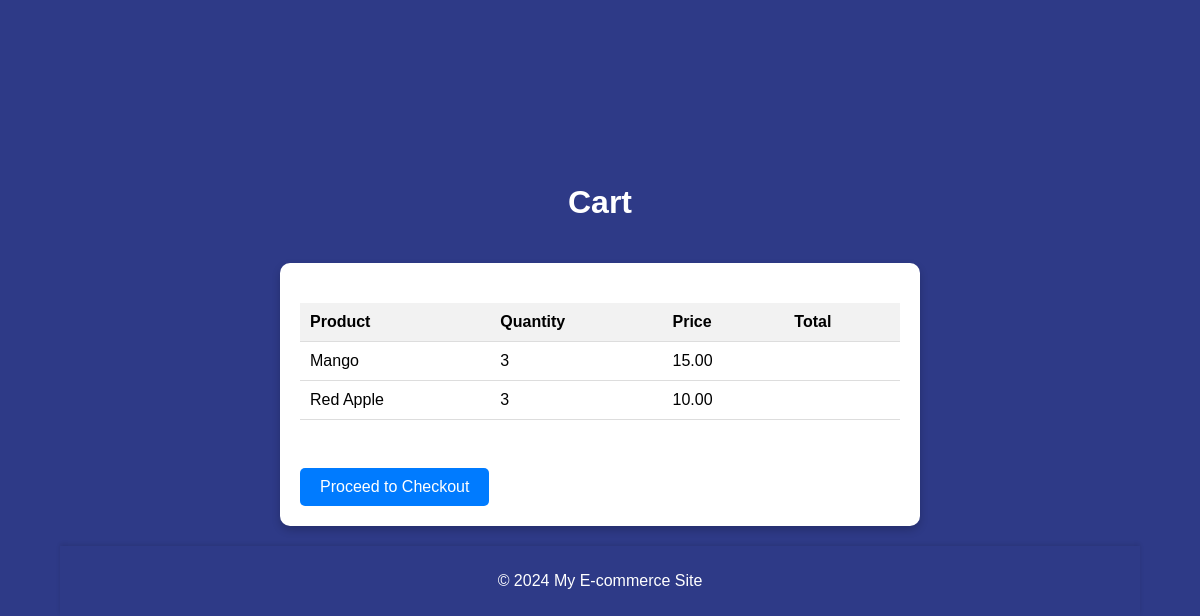
Before: /Myecommerce/cart/ (signed in) with the older database file.
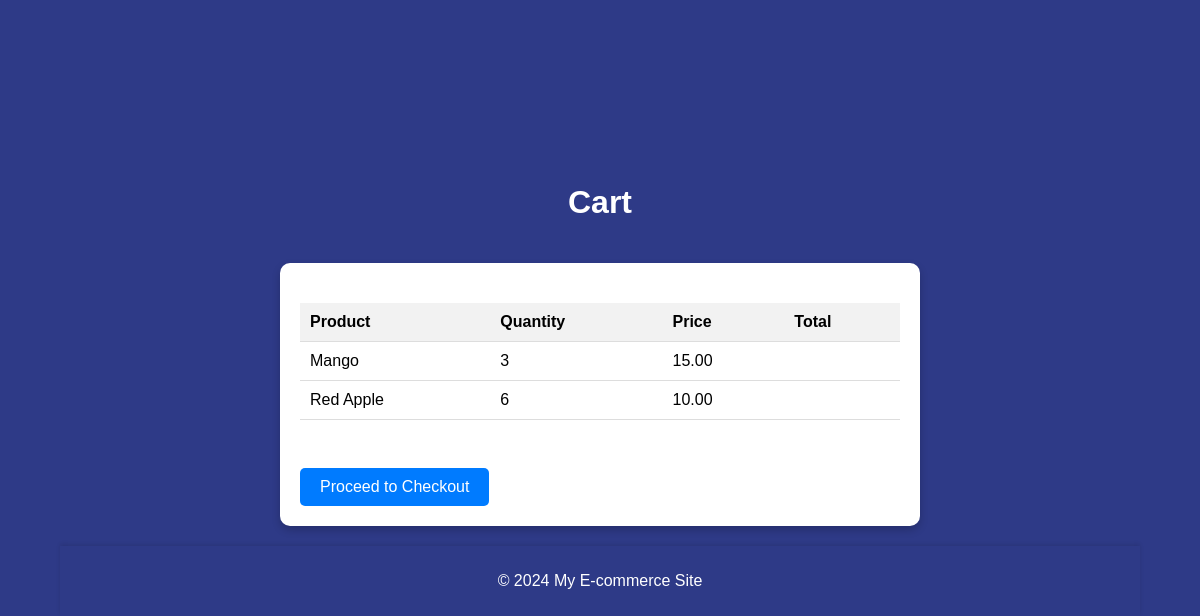
After: the same page with the newer database file.
### Myecommerce/models.py (models this page shows, shortened)
class Cart(models.Model):
    user = models.ForeignKey(User, on_delete=models.CASCADE)
    product = models.ForeignKey(Product, on_delete=models.CASCADE)
    quantity = models.PositiveIntegerField(default=1)

class Product(models.Model):
    name = models.CharField(max_length=255)
    description = models.TextField()
    price = models.DecimalField(max_digits=10, decimal_places=2)
    category = models.ForeignKey('Category', on_delete=models.CASCADE)
    stock = models.PositiveIntegerField(default=0)
    image = models.ImageField(upload_to='products/', blank=True, null=True)

### Myecommerce/views.py (the view)
# urls.py: path('cart/', views.cart, name='cart'),
@login_required
def cart(request):
    cart_items = Cart.objects.filter(user=request.user)
    total = sum(item.product.price * item.quantity for item in cart_items)
    return render(request, 'Myecommerce/cart.html', {'cart_items': cart_items, 'total': total})

### Myecommerce/templates/myecommerce/cart.html (shortened to what this page needs)
<!DOCTYPE html>
<html lang="en">
<head>
    {% load static %}
    <link rel="stylesheet" type="text/css" href="{% static 'myecommerce/styles.css' %}">
</head>
<body>
    <header>
        <h1>Cart</h1>
    </header>
    <main class="cart">
        <table>
            <thead>
                <tr>
                    <th>Product</th>
                    <th>Quantity</th>
                    <th>Price</th>
                    <th>Total</th>
                </tr>
            </thead>
            <tbody>
                {% for item in cart_items %}
                    <tr>
                        <td>{{ item.product.name }}</td>
                        <td>{{ item.quantity }}</td>
                        <td>{{ item.product.price }}</td>
                        <td>{{ item.total_price }}</td>
                    </tr>
                {% endfor %}
            </tbody>
        </table>
        <h2>Total: {{ total }}</h2>
        <a href="{% url 'checkout' %}" class="btn">Proceed to Checkout</a>
    </main>
    <footer class="footer">
        <p>&copy; 2024 My E-commerce Site</p>
    </footer>
</body>
</html>

Changed rows visible on the page:
changed Cart "Red Apple": quantity "3" → "6"
